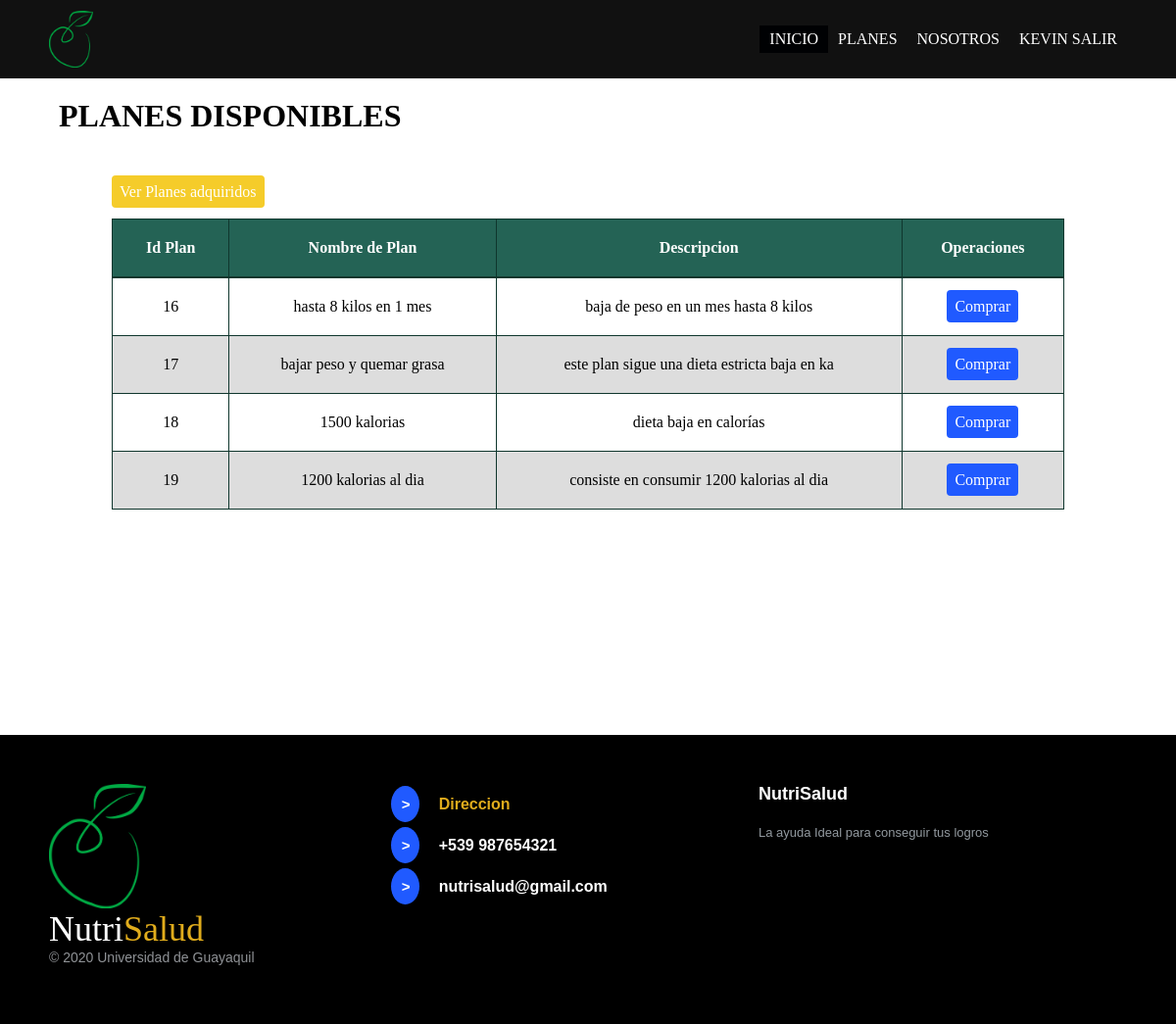
Screenshot of /index.php?c=index&c=Cliente&a=verPlanes (signed in) with the database file from the repository.
### tables this page shows
CREATE TABLE `planes_nutri` (
  `idplanes_nutri` int(11) NOT NULL,
  `nombre` varchar(45) DEFAULT NULL,
  `descripcion` varchar(45) DEFAULT NULL,
  `cliente_idcliente` int(11) DEFAULT NULL
);

### controller/funcionesClientes/ClienteController.php (called while the page is built, shortened)
<?php
require_once 'model/DAO/PlanesDAO.php';
class ClienteController {
    private $verPlanes;
    public function __construct() {
        $this->verPlanes = new PlanesDAO();
    }
    public function verPlanes() {
        $resultado = $this->verPlanes->getPlanesAll();
        require_once 'view/dinamicas/planes.php';
    }
}

### controller/FrontController.php (called while the page is built, shortened)
<?php
class FrontController {
    public function rutear() {
        $action = (isset($_REQUEST['a'])) ? $_REQUEST['a']:'iniciar';
        $controller = new $controller;
        $controller->$action();
    }
}

### index.php (called while the page is built)
<?php
require_once './controller/FrontController.php';
$ruteador = new FrontController();
$ruteador->rutear();
?>

### model/Conexion.php (called while the page is built, shortened)
<?php
class Connection{
    private static $connection = null;
    public static function getConnection(){
        try{
            if(!isset(self::$connection)){
                self::$connection=new PDO("mysql:host=" . SERVIDORBD . "; port= ".PUERTO."; dbname=".NOMBREBD.";",USUARIO,PASSWORD);
                self::$connection->setAttribute(PDO::ATTR_ERRMODE,PDO::ERRMODE_EXCEPTION);
                self::$connection->exec("set character set utf8");
            }
        }catch(Exception $e){
        }
        return self::$connection;
    }
}

### model/DAO/PlanesDAO.php (called while the page is built, shortened)
<?php
include_once './model/Conexion.php';
class PlanesDAO {
    private $con;
    public function __construct() {
        try {
            $this->con = Connection::getConnection();
        } catch (Exception $e) {
            echo $e->getMassege();
        }
    }
    public function getPlanesAll() {
        try {
            $stm = $this->con->prepare("SELECT *FROM planes_nutri");
            $stm->execute();
            return $stm->fetchAll(PDO::FETCH_ASSOC);
        } catch (Exception $e) {
            echo $e->getMessage();
        }
    }
}
?>

### view/dinamicas/planes.php (the view, shortened to what this page needs)
<div class="container-table">
    <h1>PLANES DISPONIBLES</h1>
    <div id="main-container">
        <table>
            <tbody>
            <thead>
                <?php
                if (isset($_SESSION['Adm'])) {
                    echo('<a href="index.php?c=Admin&a=mostrar" class="btn-btn-primary">   Crear   </a>');
                    echo('<a href="index.php?c=Admin&a=mostrarDetallePlan" class="btn-btn-info">Ver Planes Detallados</a>');
                } elseif (isset($_SESSION['Client'])) {
                    echo('<a href="index.php?c=Admin&a=mostrarDetallePlan" class="btn-btn-modi"">   Ver Planes adquiridos   </a>');
                }
                ?>
            <br></br>
            <tr>
                <th>Id Plan</th><th>Nombre de Plan</th><th>Descripcion</th><th>Operaciones</th>
            </tr>
            </thead>
            <?php
            foreach ($resultado as $gp):
                ?>
                <tr>
                    <td><?php echo($gp['idplanes_nutri']); ?></td>
                    <td><?php echo($gp['nombre']); ?></td>
                    <td><?php echo($gp['descripcion']); ?></td>
                    <td >
                        <?php
                        if (isset($_SESSION['Adm'])) {
                            echo('<a href="index.php?c=Admin&a=eliminar&id=' . $gp['idplanes_nutri'] . '" class="btn-btn-danger" >Eliminar</a>');
                            echo('<a href="index.php?c=Admin&a=mostrarid&id=' . $gp['idplanes_nutri'] . '" class="btn-btn-modi" >Modificar</a>');
                        } elseif (isset($_SESSION['Client'])) {
                            echo('<a href="" class="btn-btn-primary">Comprar</a>');
                        } else {
                            echo('<a href="index.php?c=Cliente&a=informacion" class="btn-btn-info">Informacion</a>');
                        }
                        ?>
                    </td>
                </tr>
                    <?php endforeach; ?>
            </tbody>
        </table>
    </div>
</div>

### assets/css/inicio.css (style rules this page uses)
* { margin: 0; padding: 0; box-sizing: border-box; }

### assets/css/index.css (style rules this page uses)
* { margin: 0; padding: 0; }
.container-table { padding: 100px 60px; }
#main-container { margin: 50px auto; width: 90%; }
table { background-color: white; text-align: left; border-collapse: collapse; width: 100%; }
th, td { text-align: center; padding: 20px; border: solid 1px #0F362D; }
thead { background-color: #246355; border-bottom: solid 2px #0F362D; color: white; }
tr:nth-child(even) { background-color: #ddd; }
.btn-btn-primary { background:#205aff; padding: 8px; text-decoration: none; color: #fff; border-radius: 4px; }
.btn-btn-modi { background:rgb(245, 204, 42); padding: 8px; text-decoration: none; color: #fff; border-radius: 4px; }

### rows the page displays
planes_nutri: idplanes_nutri "16", nombre "hasta 8 kilos en 1 mes", descripcion "baja de peso en un mes hasta 8 kilos"
planes_nutri: idplanes_nutri "17", nombre "bajar peso y quemar grasa", descripcion "este plan sigue una dieta estricta baja en ka"
planes_nutri: idplanes_nutri "18", nombre "1500 kalorias", descripcion "dieta baja en calorías"
planes_nutri: idplanes_nutri "19", nombre "1200 kalorias al dia", descripcion "consiste en consumir 1200 kalorias al dia"

### other values shown
$_SESSION['Client'].'  Salir' "KEVIN SALIR"
